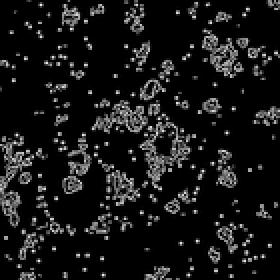
#> input picture neuron_seg/image/preprocessing_pipeline/overall_edge.png, 140 x 140 px, shrunk from 256 x 256 before the run (shown 2 times larger)
$ python distanceTrans.py
#> lines starting #> are read from the running program, lines starting #| are printed output that depends on the picture; pictures that were not available may be replaced by others from this repository, and a replacement may not be noted
import cv2
from PIL import Image
import numpy as np
from scipy import ndimage

# load image in as nd array, normalized it by dividing by 255
im_overall = np.array(Image.open("../image/preprocessing_pipeline/overall_edge.png"),dtype=np.uint8) / 255
im_patch = np.array(Image.open("../image/preprocessing_pipeline/Neuron_patch.png"),dtype=np.uint8) / 255
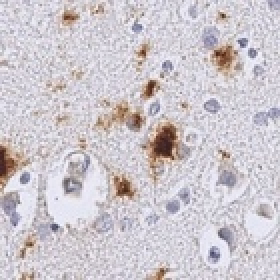
#> input picture neuron_seg/image/NA4009-02_AB_10_10_14.jpg, 140 x 140 px, shrunk from 256 x 256 before the run, given in place of Neuron_patch.png, which was not available (shown 2 times larger)

# transform data to fit chamfer distance, where edge points will be 0s
im_overall = 1 - im_overall
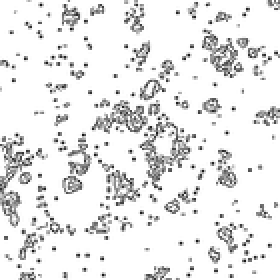
#> im_overall: shape (140, 140) float64 (shown 2 times larger); min 0.0627, max 1, mean 0.911

im_transform = ndimage.distance_transform_edt(im_overall)
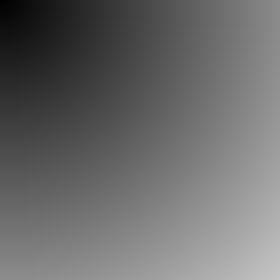
#> im_transform: shape (140, 140) float64 (shown 2 times larger); min 1, max 197.3, mean 107.1

# save the transformed image
cv2.imwrite("../image/preprocessing_pipeline/transformed_img.png", im_transform)

# testing if image is chamfer distance transformed
print(im_overall)
#> (printed output is left out)
print(im_transform)
#> (printed output is left out)

# set stepsize equals to 1
#for y in range(0, im_overall.shape[0], 1):
#	for x in range(0, im_overall.shape[1], 1):
